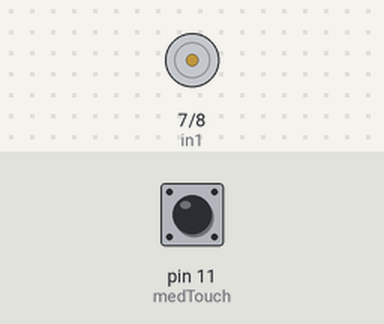
Bench run of a sketch on a simulated Arduino Uno, built with avr-gcc and run on an emulated ATmega328P. Parts: motor-driver pin pairs drawn as motors (green arrow = first pin HIGH = forward, orange = second pin HIGH = backward, longer = more drive, scaled by the enable pin). The inputs (shaded band) are chosen by the test bench; at power-on: pin 11 (medTouch) LOW.

Above: at 1.2 s.
1.3 s: pin 11 (medTouch) pulled HIGH for 3.2 s
At 2.1 s:
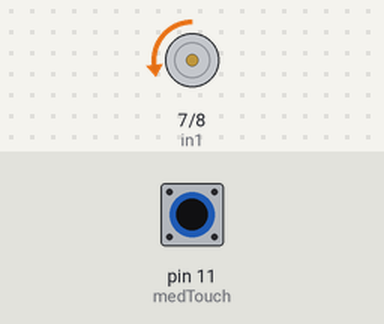
At 2.8 s:
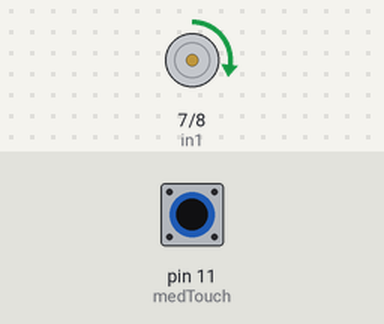
Timing chart, 0 to 6.9 s (numbered marks = the images above; inputs shaded):
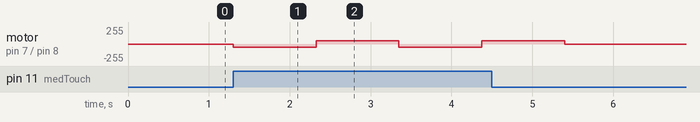

The sketch:

MedKITGearMotor.ino
```cpp
// Motor A connections
int en = 3;
int in1 = 7;
int in2 = 8;

//Touch Enable
bool Med;
int medicine=0;
const int medTouch = 11;


void setup() {
	// Set all the motor control pins to outputs
    pinMode(in1, OUTPUT);
    pinMode(in2, OUTPUT);
      pinMode(en, OUTPUT);
      pinMode(medTouch, INPUT);


}


void loop(){
Med = digitalRead(medTouch);
if(Med == 1){
  InOut();
}

}


void InOut(){

if(medicine%2 == 0 ){
  medicine++;
  for(int i =0; i<5; i++){
  analogWrite(en, 50);
  digitalWrite(in1, LOW);
  digitalWrite(in2, HIGH);
  delay(5);}
  delay(1000);
  digitalWrite(in1, LOW);
  digitalWrite(in2, LOW);
}
else{
  medicine--;
  for(int i =0; i<5; i++){
  analogWrite(en, 50);
  digitalWrite(in1, HIGH);
  digitalWrite(in2, LOW);
  delay(5);}
  delay(1000);
  digitalWrite(in1, LOW);
  digitalWrite(in2, LOW);
}


}
```

Measured:
- after the input at 1.3 s, motor on pin 7 (in1) / pin 8 (in2): stopped → backward 50/255 at once, → forward 50/255 1.0 s later, → backward 50/255 1.0 s later, → forward 50/255 1.0 s later, … (5 changes in this stretch)
